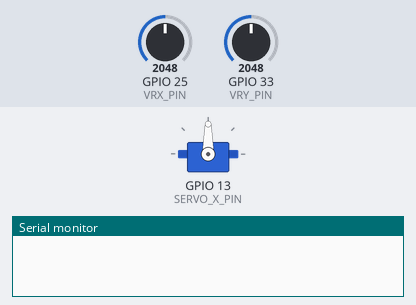
Recording of a sketch running on a simulated ESP32. On the bench: servo, the last lines printed to the serial monitor. Inputs (shaded band) come from the test bench; at power-on: GPIO 25 (VRX_PIN) = 2048, GPIO 33 (VRY_PIN) = 2048.

Above: at 1.2 s.
1.3 s: GPIO 25 (VRX_PIN) set to 2866
At 1.6 s:
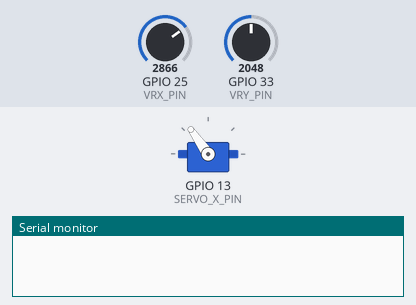
2.8 s: GPIO 25 (VRX_PIN) set to 3603
At 4.0 s:
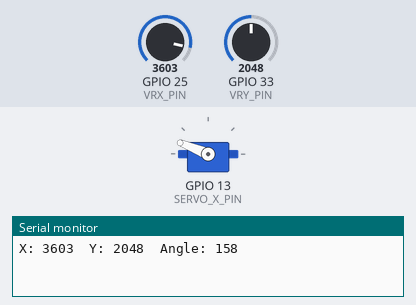
4.3 s: GPIO 25 (VRX_PIN) set to 4095
At 5.1 s:
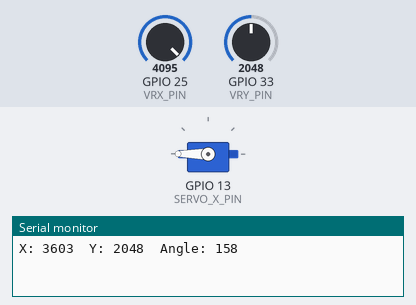
5.8 s: GPIO 25 (VRX_PIN) set to 1228
At 6.3 s:
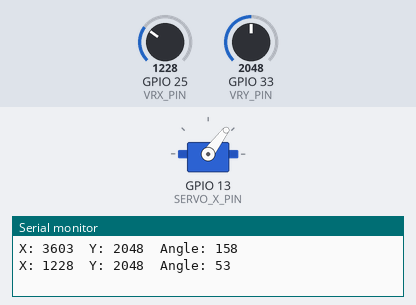
7.3 s: GPIO 25 (VRX_PIN) set to 491
At 8.5 s:
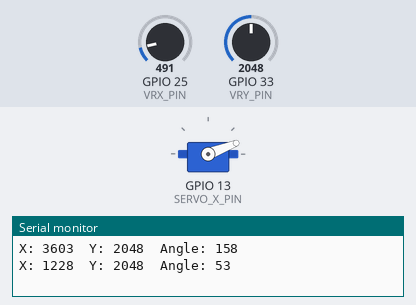
8.8 s: GPIO 25 (VRX_PIN) set to 2047
At 9.8 s:
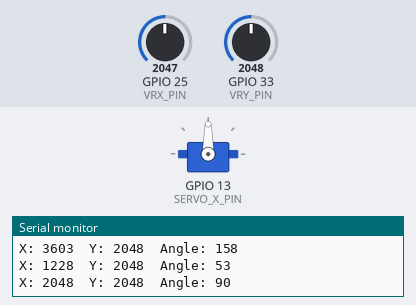
Timing chart, 0 to 11.3 s (numbered marks = the images above; inputs shaded):
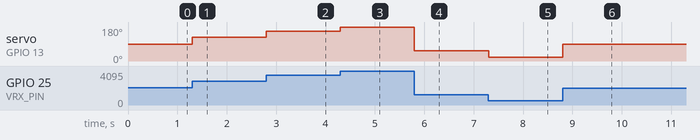

Measured:
- after the input at 1.3 s, servo on GPIO 13 (SERVO_X_PIN): 90° → 125° at once
- after the input at 2.8 s, servo on GPIO 13 (SERVO_X_PIN): 125° → 158° at once
- after the input at 4.3 s, servo on GPIO 13 (SERVO_X_PIN): 158° → 180° at once
- after the input at 5.8 s, servo on GPIO 13 (SERVO_X_PIN): 180° → 53° at once
- after the input at 7.3 s, servo on GPIO 13 (SERVO_X_PIN): 53° → 21° at once
- after the input at 8.8 s, servo on GPIO 13 (SERVO_X_PIN): 21° → 90° at once

The sketch:

Controlling_Servo_with_Joystick.ino
```cpp
#include <ESP32Servo.h>
// using mg90s 180°

//Unfortunately, I only had one servo,
//so I used the X-axis to control it and the Y-axis solely
//to output the result to the serial monitor.
#define VRY_PIN 33
#define VRX_PIN 25
#define SERVO_X_PIN 13


Servo myServo;


uint32_t start;
void setup() {
 Serial.begin(9600);
  myServo.attach(SERVO_X_PIN);
  start = millis();
}

void loop() {

  int valueX = analogRead(VRX_PIN);
  int valueY = analogRead(VRY_PIN);

  if(abs(valueX - 2048) < 50){
    valueX = 2048;
  }
  int xAngle = map(valueX, 0, 4095, 0, 180);
  myServo.write(xAngle);

  uint32_t current = millis();
  if(current - start > 3000){
    start = current;
  Serial.print("X: ");
  Serial.print(valueX);

  Serial.print("  Y: ");
  Serial.print(valueY);

  Serial.print("  Angle: ");
  Serial.println(xAngle);
  }
}
```
